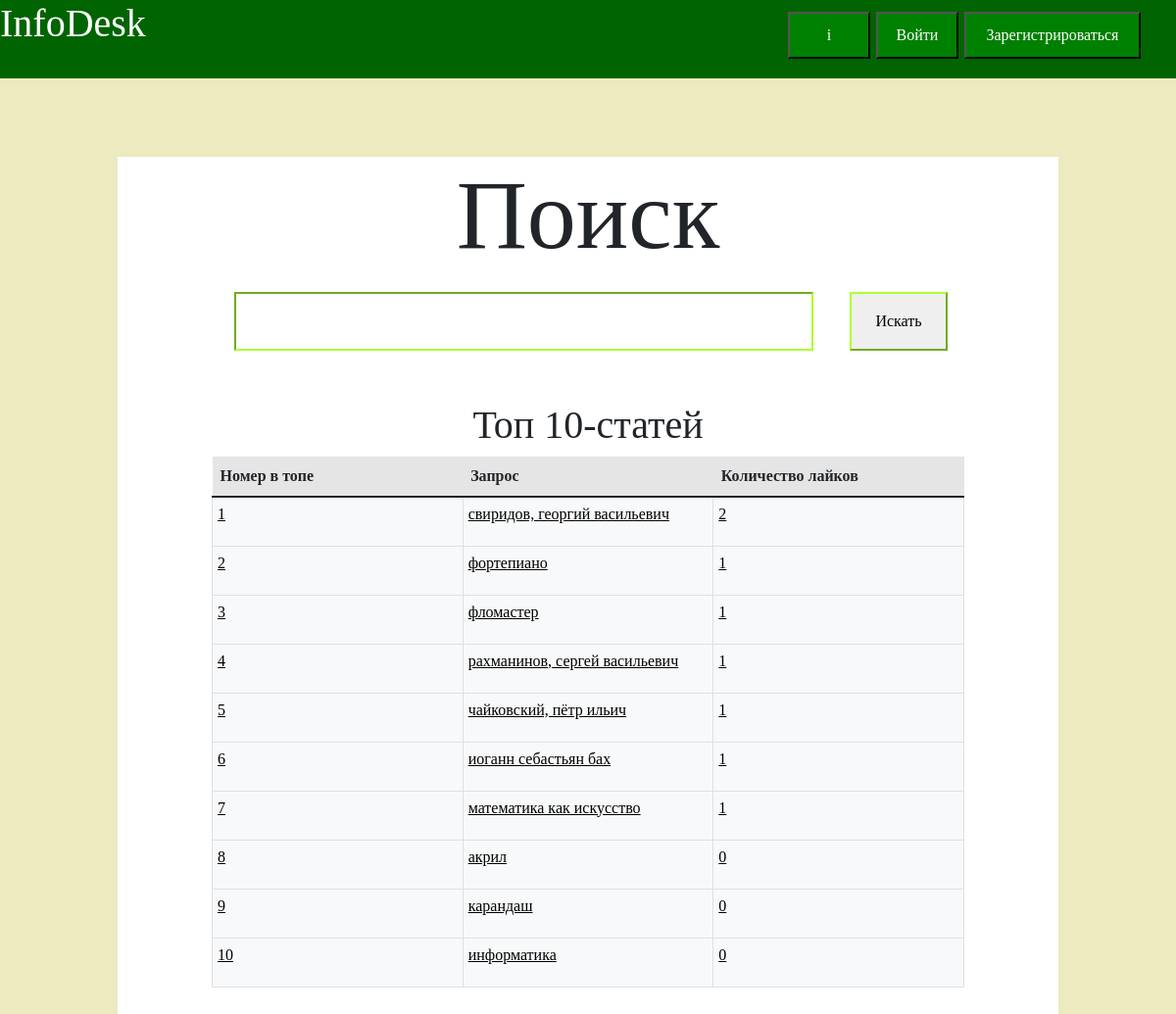
The page / on the database its author committed.
### data/words.py (models this page shows, shortened)
class Word(SqlAlchemyBase):
    __tablename__ = 'words'
    id = sqlalchemy.Column(sqlalchemy.Integer, primary_key=True, autoincrement=True)
    word = sqlalchemy.Column(sqlalchemy.String, nullable=False, unique=True)
    all_information = orm.relation("InformationByWord", back_populates='word')

### main.py (the view)
@app.route('/', methods=['GET', 'POST'])
def main_func():
    form = SearchForm()
    if form.validate_on_submit():
        return search(form.word.data.strip().lower())
    db = db_session.create_session()
    top_information = get_top_information(db)
    db.close()
    return render_template('main.html', is_authenticated=flask_login.current_user.is_authenticated, form=form,
                           inf=top_information, len_form=len(top_information))

### forms/search_form.py
class SearchForm(FlaskForm):
    word = StringField('Введите слово', validators=[DataRequired()])
    submit = SubmitField('Искать')

### data/db_session.py (called while the page is built)
def create_session() -> Session:
    global __factory
    return __factory()

### data/information.py (called while the page is built)
    def get_text_information(self) -> str:
        if self.is_blocked:
            return 'Данная информация заблокирована оператором, тк она содержит нежелательный контент'
        with open(f"./templates/{self.folder[2:]}", 'r', encoding='utf-8') as file:
            text = file.read().strip()
        text = text.strip('{% extends "get_information.'
                          'html" %}').strip().strip('{% block content_1 %}').strip('{% endblock %}')
        return text

    def get_main_word(self):
        try:
            word = self.all_words[0].word.word
            return word
        except IndexError as e:
            self.is_blocked = True
            logger.log(id=self.id, error=e)
            return

    def get_information(self):
        return {'user_name': self.user.name, 'user_surname': self.user.surname,
                'modified_date': self.modified_date, 'points': self.points,
                'number_of_comments': len(self.comments),
                'main_word': self.get_main_word(),
                'error': self.is_blocked,
                'address': address_created(self.id), 'text': self.get_text_information()}

### func/address_created.py (called while the page is built)
def address_created(object_id):
    one = randint(100, 999)
    return str(object_id) + str(one)  # такой вариант оказался удобнее для декодировки

### func/top_information.py (called while the page is built)
def get_top_information(db):
    return [i.get_information() for i in list(filter(lambda x: not x.is_blocked,
                                                     sorted(db.query(Information).all(),
                                                            key=lambda x: -x.points)))[:10]]

### templates/main.html (shortened to what this page needs)
{% extends "headline.html" %}
{% block content %}
    <head>
    </head>
    <body>
    <div class="content_block">
        <center><h1 class="big_header_block">
            Поиск
        </h1></center>
    <form action="" method="post">
        <div class="block_search">
            {{ form.word(class="form-control", class="search_area") }}<br>
            <p class="search_button">{{ form.submit(type="submit", class="btn btn-primary", class="search_button") }}</p>
        </div>
    </form>
        <br>
        <center><div class="top_10_information_block">
            <h1>Топ 10-статей</h1>
        <table class="table">
          <thead>
            <tr class="table-active">
              <th scope="col">Номер в топе</th>
              <th scope="col">Запрос</th>
                <th scope="col">Количество лайков</th>
            </tr>
          </thead>
          <tbody>
        {% for i in range(len_form) %}
            <tr>
                <td class="table-light"><a style="position: absolute;
        left: 0; right: 0;
        top: 0; bottom: 0;
        padding: 5px;
        color: black;" href="information/{{ inf[i]['address'] }}">{{ i + 1 }}</a></td>
                <td class="table-light"><a style="position: absolute;
        left: 0; right: 0;
        top: 0; bottom: 0;
        padding: 5px;
        color: black;" href="information/{{ inf[i]['address'] }}">{{ inf[i]["main_word"] }}</a></td>
                <td class="table-light"><a style="position: absolute;
        left: 0; right: 0;
        top: 0; bottom: 0;
        padding: 5px;
        color: black;" href="information/{{ inf[i]['address'] }}">{{ inf[i]["points"] }}</a></td>
            </tr>
        {% endfor %}
          </tbody>
        </table></div></center>
    </div>
    </body>
{% endblock %}

### static/css/styles.css (style rules this page uses)
.content_block { position: absolute; height: 150%; z-index: 2; left: 10%; right: 10%; bottom: 10%; top: 160px; background-color: white; }
.big_header_block { font-family: 'Lobster', cursive; font-size: 100px; }
.top_10_information_block { font-family: 'Lobster', cursive; position: absolute; top: 250px; left: 10%; right: 10%; z-index: 3; }

### templates/main.html (style rules this page uses)
.content_block { position: absolute; height: 200%; z-index: 2; left: 10%; right: 10%; bottom: 80px; top: 160px; background-color: white; }
.block_search { position: absolute; height: 100px; left: 10%; right: 10%; }
.search_button { font-family: 'Lobster', cursive; position: absolute; height: 60px; border-color: greenyellow; width: 100px; left: 75%; right: 20%; top: 5px; }
.search_area { position: absolute; height: 60px; left: 3%; right: 20%; border-color: greenyellow; top: 10px; }
table { table-layout: fixed; width: 100%; }
td { border: 1px solid #333; padding: 5px; position: relative; height: 50px; }

### rows shown on the page
Word: word "свиридов, георгий васильевич"
Word: word "фортепиано"
Word: word "фломастер"
Word: word "рахманинов, сергей васильевич"
Word: word "чайковский, пётр ильич"
Word: word "иоганн себастьян бах"
Word: word "математика как искусство"
Word: word "акрил"
Word: word "карандаш"
Word: word "информатика"

### other values the page prints
{{ i + 1 }} "1" "2" "3" "4" "5" "6" "7" "8" "9" "10"
{{ inf[i]["points"] }} "2" "1" "1" "1" "1" "1" "1" "0" "0" "0"
